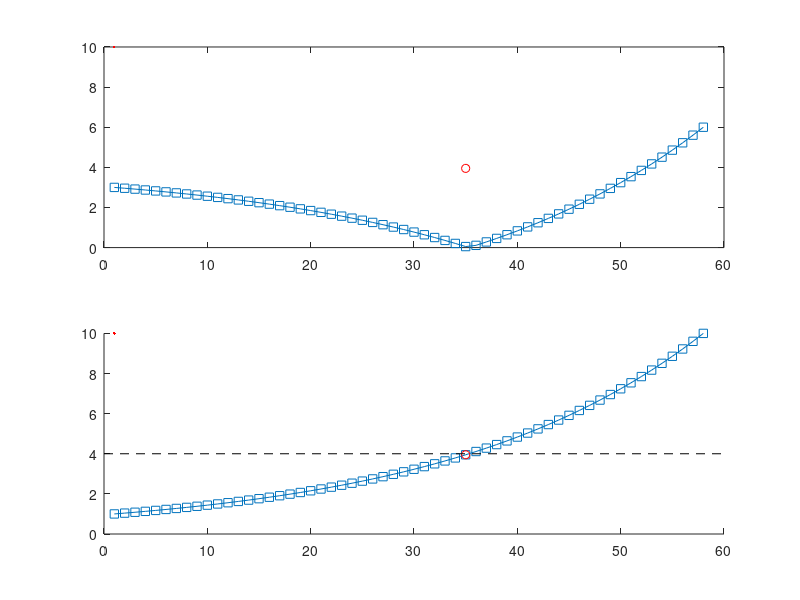

Reproduce this figure in MATLAB.
% Find the Point Closest to a Specified Value

% learn: min-abs,dsearchn,ind2sub

%% Vector Example 1
list = 1:5;

% find index
find(list == 3)

find(list == 3.1)

%% Vector Example 2
loglist = logspace(log10(1), log10(10), 58);

figure(1),clf
subplot(211)
plot(loglist,'o-')
plot(loglist - 4,'s-')
plot(abs(loglist-4),'s-')

% method 1
[val,idx] = min(abs(loglist-4));
loglist(idx)

% method 2: Euclidean distance
[val,idx] = min(sqrt( (loglist -4).^2));
loglist(idx)

% method 3
find(loglist == 4)%none
idx = dsearchn(loglist',4)

hold on
plot(idx,loglist(idx),'ro',MarkerSize=10,MarkerFaceColor='r')

subplot(212),hold on
plot(loglist,'s-')
plot(idx,loglist(idx),'ro',MarkerSize=10,MarkerFaceColor='r')
plot(get(gca,'xlim'), [1 1]*4,'k--')

%% Matrix Example 1:
m = 5;
n = 10;

%reshape our vector to matrix
A = reshape( loglist(1:m*n), [m,n]);

% above solution won't work here
%idx = dsearchn(A,4)

% try 'Vectorizing' the matrix
idx = dsearchn(A(:),4); %nope

% convert vector to matrix indices
[xi,yi] = ind2sub(size(A),idx); % gives row and column number

% now we can see the value at that element
A(xi,yi)
